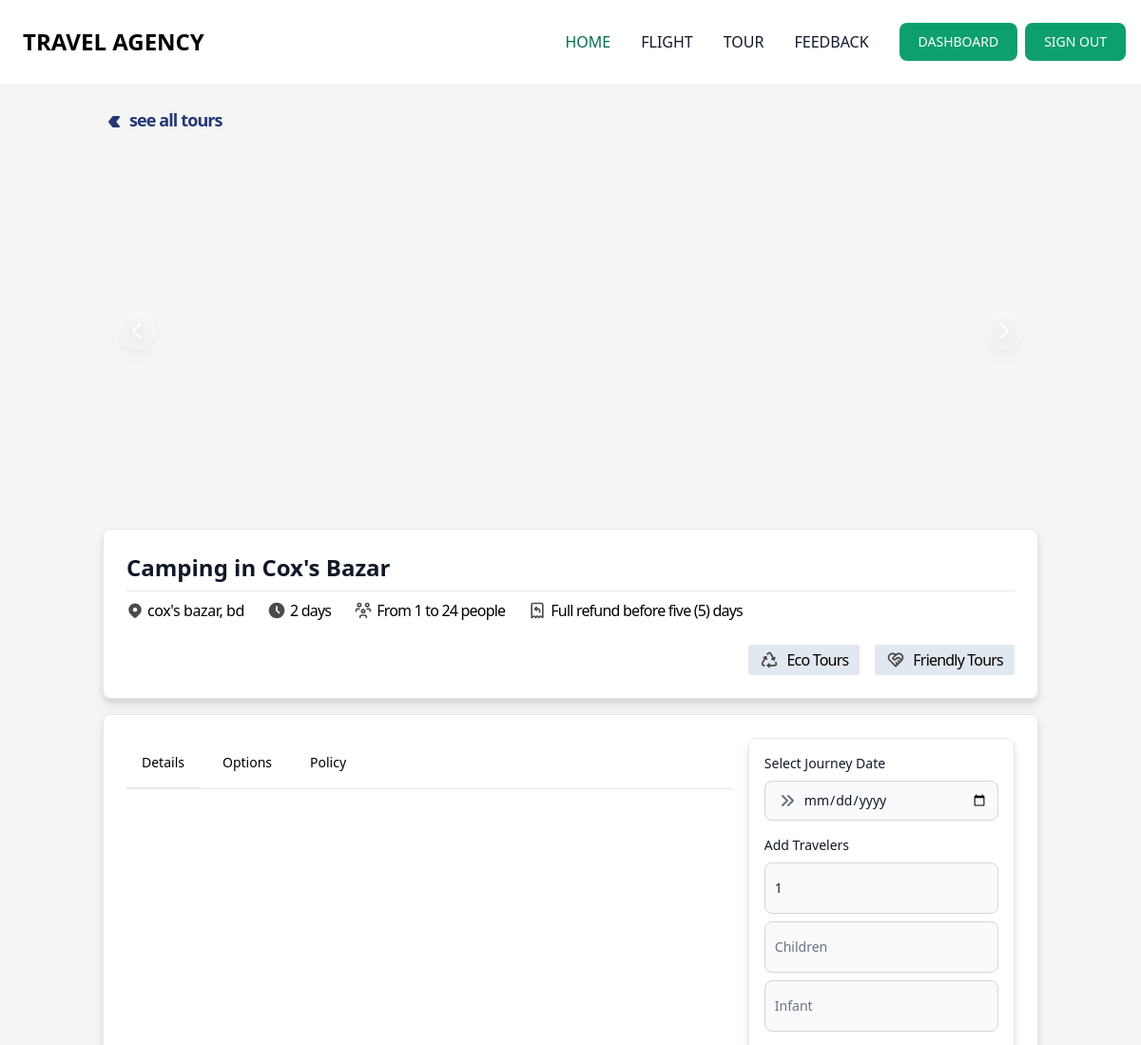
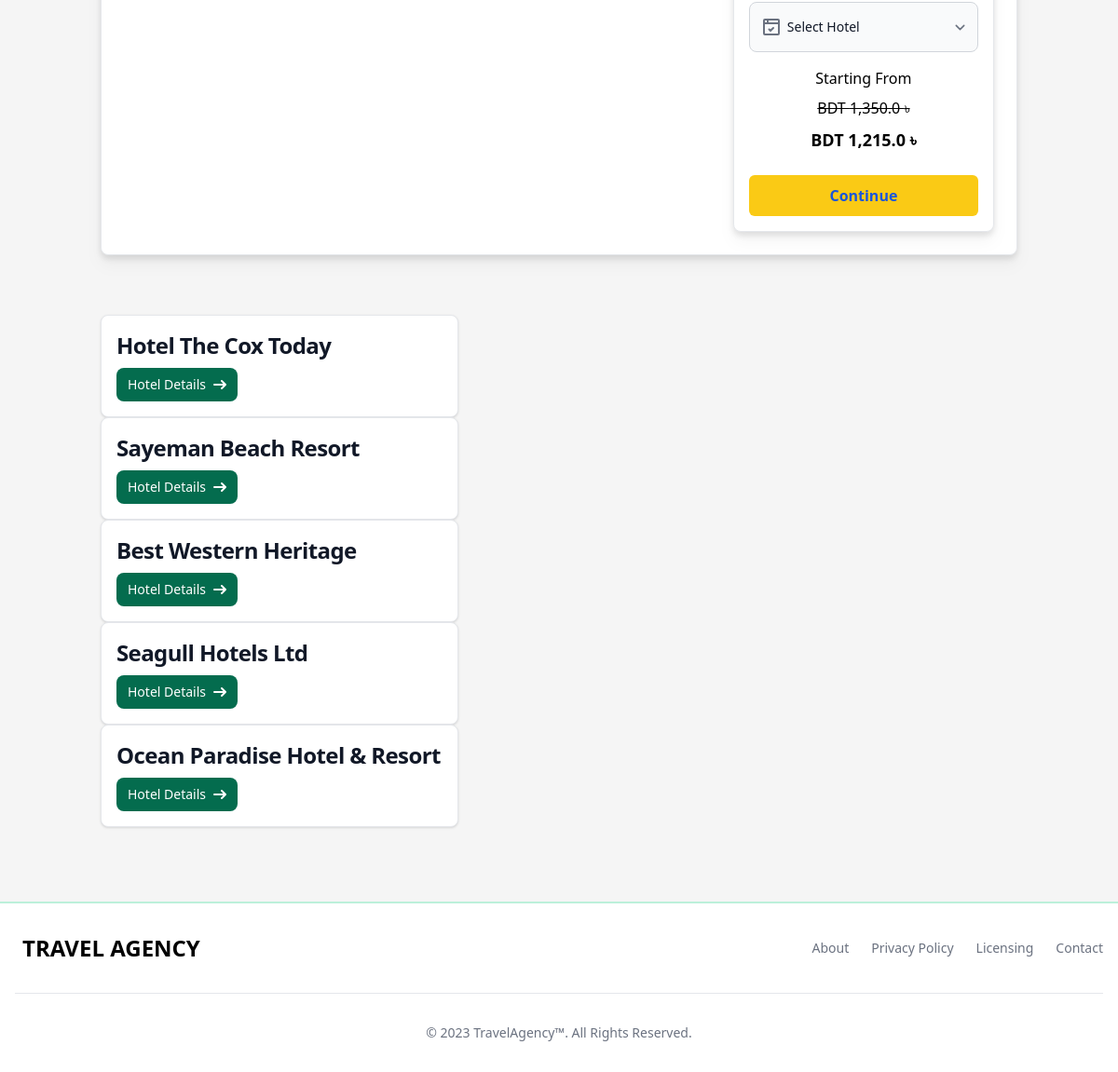
/tour/tour-details/1 (signed in), run on the app's committed database (2 pictures, top to bottom).
### app_tour/models.py (models this page shows, shortened)
class TourPackageModel(models.Model):
    package_title = models.CharField(max_length=525, null=True)
    package_cover_image = models.ImageField(upload_to="tour_package_cover_images", null=True, blank=True)
    tour_location = models.ForeignKey(
        TourLocationModel, on_delete=models.CASCADE, null=True, blank=True
    )
    tour_duration = models.IntegerField(null=True, blank=True)
    peoples_limit = models.PositiveIntegerField(default=1, null=True, blank=True)
    details = RichTextUploadingField(null=True)
    options = RichTextUploadingField(null=True)
    policy = RichTextUploadingField(null=True)
    journey_date = models.DateTimeField()
    package_price = models.FloatField(null=True, blank=True)
    Children_package_price = models.FloatField(null=True, default= 50, help_text="Enter 50 percent children traveler")
    Infant_package_price = models.FloatField(null=True, default= 90, help_text="Enter 90 percent infant traveler")
    discount = models.ForeignKey("app_flight.Discount", on_delete=models.CASCADE, null=True, blank=True)
    hotel = models.ManyToManyField(HotelModel)
    created_at = models.DateTimeField(auto_now_add=True)
    def get_discount_price(self):
        if self.discount:
            return (self.package_price / 100) * self.discount.amount
    class Meta:
        verbose_name = "Tour Package"
        verbose_name_plural = "Tour Packages"
        ordering = ["-id"]

class TourLocationModel(models.Model):
    country = CountryField()
    district = models.CharField(max_length=122, null=True)
    location_name = models.CharField(
        max_length=225, null=True, verbose_name="location name"
    )
    code = models.CharField(max_length=3, null=True)
    class Meta:
        verbose_name = "Tour Location"
        verbose_name_plural = "Tour Locations"
        ordering = ["-id"]

class HotelModel(models.Model):
    hotel_name = models.CharField(max_length=122, null=True, verbose_name="Name")
    cover_image = models.ImageField(upload_to="tour_package_images", null=True, verbose_name="Cover Image")
    link = models.URLField(null=True, blank=True, default="#", verbose_name="Hotel Link")
    class Meta:
        verbose_name = "Hotel"
        verbose_name_plural = "Hotels"
        ordering = [
            '-id'
        ]

### app_flight/models.py (models this page shows, shortened)
class Discount(models.Model):
    name = models.CharField(max_length=122, null=True)
    code = models.CharField(max_length=122, null=True)
    amount = models.FloatField(null=True)
    start_date = models.DateTimeField(default=timezone.now)
    end_date = models.DateTimeField(default=timezone.now)
    created_at = models.DateTimeField(auto_now_add=True)
    class Meta:
        verbose_name = "Discount"
        verbose_name_plural = "Discounts"
        ordering = ["-id"]

### app_tour/views.py (the view, shortened to what this page needs)
# urls.py: path("tour-details/<int:pk>", TourDetailsView.as_view(), name="tour_details"),
@method_decorator(signin_decorators, name="dispatch")
class TourDetailsView(FormView):
    template_name = "app_tour/details.html"
    form_class = TourPackageOrderForm
    order_id = None
    def get_context_data(self, **kwargs):
        context = super().get_context_data(**kwargs)
        pk = self.kwargs.get('pk')
        context['tour_package'] = get_object_or_404(TourPackageModel, id=pk)
        context['sliders'] = TourPackageImages.objects.filter(package__id=pk)
        return context

### app_flight/templatetags/mathfilters.py (called while the page is built)
@register.filter
def get_tour_discount_price(subtotal, discount_price):
    return float(subtotal) - float(discount_price)

### templates/app_tour/details.html (shortened to what this page needs)
{% extends 'base.html' %}
{% load humanize %}
{% load static %}
{% load mathfilters %}
{% block main %}
<section class="container mx-auto p-4 md:p-0 mt-6">
    <a href="{% url 'app_tour:tour_list' %}" class="flex items-center gap-1 text-blue-900 dark:text-white">
         <p class="text-lg font-semibold tracking-tighter">see all tours</p>
    </a>
    <div id="controls-carousel" class="relative w-full drop-shadow-lg my-4" data-carousel="static">
        <div class="relative h-56 overflow-hidden rounded-lg md:h-96">
        </div>
        <button type="button" class="absolute top-0 left-0 z-30 flex items-center justify-center h-full px-4 cursor-pointer group focus:outline-none" data-carousel-prev>
            <span class="inline-flex items-center justify-center w-10 h-10 rounded-full bg-white/30 dark:bg-gray-800/30 group-hover:bg-white/50 dark:group-hover:bg-gray-800/60 group-focus:ring-4 group-focus:ring-white dark:group-focus:ring-gray-800/70 group-focus:outline-none">
                <svg aria-hidden="true" class="w-6 h-6 text-white dark:text-gray-800" fill="none" stroke="currentColor" viewBox="0 0 24 24" xmlns="http://www.w3.org/2000/svg"><path stroke-linecap="round" stroke-linejoin="round" stroke-width="2" d="M15 19l-7-7 7-7"></path></svg>
            </span>
        </button>
        <button type="button" class="absolute top-0 right-0 z-30 flex items-center justify-center h-full px-4 cursor-pointer group focus:outline-none" data-carousel-next>
            <span class="inline-flex items-center justify-center w-10 h-10 rounded-full bg-white/30 dark:bg-gray-800/30 group-hover:bg-white/50 dark:group-hover:bg-gray-800/60 group-focus:ring-4 group-focus:ring-white dark:group-focus:ring-gray-800/70 group-focus:outline-none">
                <svg aria-hidden="true" class="w-6 h-6 text-white dark:text-gray-800" fill="none" stroke="currentColor" viewBox="0 0 24 24" xmlns="http://www.w3.org/2000/svg"><path stroke-linecap="round" stroke-linejoin="round" stroke-width="2" d="M9 5l7 7-7 7"></path></svg>
            </span>
        </button>
    </div>
    <div class="p-6 bg-white border border-gray-200 rounded-lg drop-shadow-lg dark:bg-gray-800 dark:border-gray-700 dark:hover:bg-gray-700">
        <h5 class="mb-2 text-2xl font-bold  text-gray-900 dark:text-white">{{ tour_package.package_title }}</h5> <hr class="mb-2">
       <div class="flex flex-wrap items-center gap-6">
            <div class="flex flex-row items-center gap-1">
                <p class="text-md tracking-tight font-medium lowercase">{{ tour_package.tour_location.district }}, {{ tour_package.tour_location.country }}</p>
            </div>
            <div class="flex flex-row items-center gap-1">
                <p class="text-md font-normal tracking-tighter">{{ tour_package.tour_duration }} days</p>
            </div>
            <div class="flex flex-row items-center gap-1">
                <p class="text-md font-normal tracking-tighter">From 1 to {{ tour_package.peoples_limit }} people</p>
            </div>
            <div class="flex flex-row items-center gap-1">
                <p class="text-md font-normal tracking-tighter">Full refund before five (5) days</p>
            </div>
            <div class="flex items-center gap-4 mr-auto md:mr-0 md:ml-auto">
                <div class="flex flex-row items-center gap-2 py-1 px-3 bg-slate-200 w-max rounded-sm">
                    <p class="tracking-tighter text-md font-medium">Eco Tours</p>
                </div>
                <div class="flex flex-row items-center gap-2 py-1 px-3 bg-slate-200 w-max rounded-sm">
                    <p class="tracking-tighter text-md font-medium">Friendly Tours</p>
                </div>
            </div>
       </div>
    </div>
    <div class="flex flex-col md:flex-row justify-between items-start gap-4 my-4 p-6 bg-white border border-gray-200 rounded-lg drop-shadow-lg dark:bg-gray-800 dark:border-gray-700 dark:hover:bg-gray-700">
        <div class="w-full md:w-auto flex-1">
            <div class="mb-4 border-b border-gray-200 dark:border-gray-700">
                <ul class="flex flex-wrap -mb-px text-sm font-medium text-center" id="myTab" data-tabs-toggle="#TabContent" role="tablist">
                    <li class="mr-2" role="presentation">
                        <button class="inline-block p-4 border-b-2 rounded-t-lg" id="profile-tab" data-tabs-target="#profile" type="button" role="tab" aria-controls="profile" aria-selected="false">Details</button>
                    </li>
                    <li class="mr-2" role="presentation">
                        <button class="inline-block p-4 border-b-2 border-transparent rounded-t-lg hover:text-gray-600 hover:border-gray-300 dark:hover:text-gray-300" id="dashboard-tab" data-tabs-target="#dashboard" type="button" role="tab" aria-controls="dashboard" aria-selected="false">Options</button>
                    </li>
                    <li class="mr-2" role="presentation">
                        <button class="inline-block p-4 border-b-2 border-transparent rounded-t-lg hover:text-gray-600 hover:border-gray-300 dark:hover:text-gray-300" id="settings-tab" data-tabs-target="#settings" type="button" role="tab" aria-controls="settings" aria-selected="false">Policy</button>
                    </li>
                </ul>
            </div>
        </div>
        <div class="w-full md:w-[30%] mt-6 md:mt-0 p-4 bg-white border border-gray-200 rounded-lg drop-shadow-lg">
            <form method="POST">
                <label for="city" class="block mb-2 text-sm font-medium text-gray-900 dark:text-white">Select Journey Date</label>
                <div class="relative mb-2">
                    <div class="absolute inset-y-0 left-0 flex items-center pl-3 pointer-events-none">
                    </div>
                    {{ form.journey_date }}
                </div>
                <div class="my-4">
                    <label for="first_name" class="block mb-2 text-sm font-medium text-gray-900 dark:text-white">Add Travelers</label>
                    {{ form.adult_traveler }}
                    {{ form.child_traveler }}
                    {{ form.infant_traveler }}
                </div>
                <div class="relative max-w-md my-2">
                    <div class="absolute inset-y-0 left-0 flex items-center pl-3 pointer-events-none">
                    </div>
                    <select id="countries" name="hotel_name" class="py-4 pl-10 bg-gray-50 border border-gray-300 text-gray-900 text-md font-normal rounded-lg focus:ring-blue-500 focus:border-blue-500 block w-full p-2.5 dark:bg-gray-700 dark:border-gray-600 dark:placeholder-gray-400 dark:text-white dark:focus:ring-blue-500 dark:focus:border-blue-500" required>
                        <option selected>Select Hotel</option>
                    </select>
                </div>
                <h5 class="mt-4 mb-2 text-md text-center font-normal ">Starting From</h5>
                {% if tour_package.discount %}
                <h5 class="mb-2 text-md text-center font-medium line-through">BDT {{ tour_package.package_price|intcomma }} ৳</h5>
                <h5 class="mb-2 text-lg text-center font-semibold">BDT {{ tour_package.package_price|get_tour_discount_price:tour_package.get_discount_price|intcomma }} ৳</h5>
                {% else %}
                <h5 class="mb-2 text-md text-center font-medium">BDT {{ tour_package.package_price|intcomma }} ৳</h5>
                {% endif %}
                <button type="submit" class="w-full text-blue-700 bg-yellow-300 hover:bg-yellow-500 focus:outline-none focus:ring-4 focus:ring-yellow-300 font-semibold rounded-md text-md px-5 py-2.5 text-center mr-2 mt-4">Continue</button>
            </form>
        </div>
    </div>
    {% if tour_package.hotel %}
    <div class="swiper card_slider">
        <div class="swiper-wrapper py-12">
            {% for hotel in tour_package.hotel.all %}
            <div class="swiper-slide">
                <div class="max-w-sm bg-white border border-gray-200 rounded-lg shadow dark:bg-gray-800 dark:border-gray-700" data-carousel-item>
                    <div class="p-4">
                        <a href="{{ hotel.link }}" target="_blank">
                            <h5 class="mb-2 text-2xl font-bold tracking-tight text-gray-900 dark:text-white">{{ hotel.hotel_name }}</h5>
                        </a>
                        <a href="{{ hotel.link }}" target="_blank" class="inline-flex items-center px-3 py-2 text-sm font-medium text-center text-white bg-green-700 rounded-lg hover:bg-green-800 focus:ring-4 focus:outline-none focus:ring-green-300 dark:bg-green-600 dark:hover:bg-green-700 dark:focus:ring-green-800">
                            Hotel Details
                            <svg class="w-3.5 h-3.5 ml-2" aria-hidden="true" xmlns="http://www.w3.org/2000/svg" fill="none" viewBox="0 0 14 10">
                                <path stroke="currentColor" stroke-linecap="round" stroke-linejoin="round" stroke-width="2" d="M1 5h12m0 0L9 1m4 4L9 9"/>
                            </svg>
                        </a>
                    </div>
                </div>
            </div>
            {% endfor %}
        </div>
    </div>
    {% endif %}
</section>
{% endblock main %}

### data on the page
TourPackageModel: package_title "Camping in Cox's Bazar", tour_location.district "cox's bazar", tour_location.country "bd", tour_duration "2", peoples_limit "24", package_price "1,350.0", package_price|get_tour_discount_price "1,215.0"
HotelModel: hotel_name "Hotel The Cox Today"
HotelModel: hotel_name "Sayeman Beach Resort"
HotelModel: hotel_name "Best Western Heritage"
HotelModel: hotel_name "Seagull Hotels Ltd"
HotelModel: hotel_name "Ocean Paradise Hotel & Resort"
